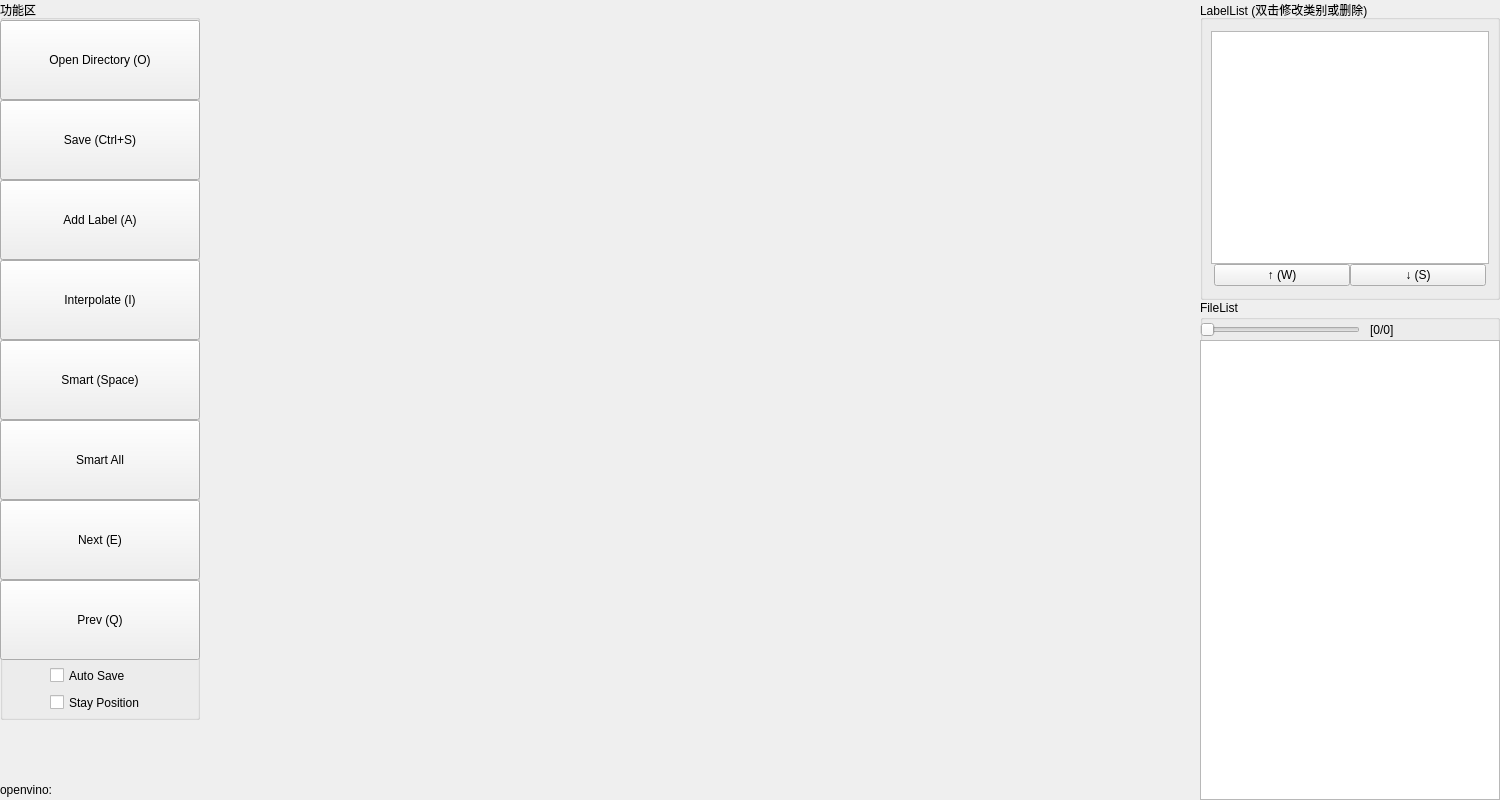
<?xml version="1.0" encoding="UTF-8"?>
<ui version="4.0">
 <class>MainWindow</class>
 <widget class="QMainWindow" name="MainWindow">
  <property name="geometry">
   <rect>
    <x>0</x>
    <y>0</y>
    <width>1500</width>
    <height>800</height>
   </rect>
  </property>
  <property name="minimumSize">
   <size>
    <width>1500</width>
    <height>800</height>
   </size>
  </property>
  <property name="maximumSize">
   <size>
    <width>1500</width>
    <height>800</height>
   </size>
  </property>
  <property name="windowTitle">
   <string>MainWindow</string>
  </property>
  <widget class="QWidget" name="centralWidget">
   <widget class="QGroupBox" name="groupBox">
    <property name="geometry">
     <rect>
      <x>0</x>
      <y>0</y>
      <width>200</width>
      <height>720</height>
     </rect>
    </property>
    <property name="title">
     <string>功能区</string>
    </property>
    <widget class="QPushButton" name="openDirectoryPushButton">
     <property name="geometry">
      <rect>
       <x>0</x>
       <y>20</y>
       <width>200</width>
       <height>80</height>
      </rect>
     </property>
     <property name="text">
      <string>Open Directory (O)</string>
     </property>
     <property name="icon">
      <iconset resource="resource.qrc">
       <normaloff>:/icon/resource/directory.png</normaloff>:/icon/resource/directory.png</iconset>
     </property>
     <property name="iconSize">
      <size>
       <width>32</width>
       <height>32</height>
      </size>
     </property>
     <property name="shortcut">
      <string>O</string>
     </property>
    </widget>
    <widget class="QPushButton" name="savePushButton">
     <property name="geometry">
      <rect>
       <x>0</x>
       <y>100</y>
       <width>200</width>
       <height>80</height>
      </rect>
     </property>
     <property name="text">
      <string>Save (Ctrl+S)</string>
     </property>
     <property name="icon">
      <iconset resource="resource.qrc">
       <normaloff>:/icon/resource/save.png</normaloff>:/icon/resource/save.png</iconset>
     </property>
     <property name="iconSize">
      <size>
       <width>32</width>
       <height>32</height>
      </size>
     </property>
     <property name="shortcut">
      <string>Ctrl+S</string>
     </property>
    </widget>
    <widget class="QPushButton" name="addLabelPushButton">
     <property name="geometry">
      <rect>
       <x>0</x>
       <y>180</y>
       <width>200</width>
       <height>80</height>
      </rect>
     </property>
     <property name="text">
      <string>Add Label (A)</string>
     </property>
     <property name="icon">
      <iconset resource="resource.qrc">
       <normaloff>:/icon/resource/add.png</normaloff>:/icon/resource/add.png</iconset>
     </property>
     <property name="iconSize">
      <size>
       <width>32</width>
       <height>32</height>
      </size>
     </property>
     <property name="shortcut">
      <string>A</string>
     </property>
    </widget>
    <widget class="QPushButton" name="interpolateButton">
     <property name="geometry">
      <rect>
       <x>0</x>
       <y>260</y>
       <width>200</width>
       <height>80</height>
      </rect>
     </property>
     <property name="text">
      <string>Interpolate (I)</string>
     </property>
     <property name="icon">
      <iconset resource="resource.qrc">
       <normaloff>:/icon/resource/auto-fix.png</normaloff>:/icon/resource/auto-fix.png</iconset>
     </property>
     <property name="iconSize">
      <size>
       <width>32</width>
       <height>32</height>
      </size>
     </property>
     <property name="shortcut">
      <string>I</string>
     </property>
    </widget>
    <widget class="QPushButton" name="smartPushButton">
     <property name="geometry">
      <rect>
       <x>0</x>
       <y>340</y>
       <width>200</width>
       <height>80</height>
      </rect>
     </property>
     <property name="text">
      <string>Smart (Space)</string>
     </property>
     <property name="icon">
      <iconset resource="resource.qrc">
       <normaloff>:/icon/resource/auto-fix.png</normaloff>:/icon/resource/auto-fix.png</iconset>
     </property>
     <property name="iconSize">
      <size>
       <width>32</width>
       <height>32</height>
      </size>
     </property>
     <property name="shortcut">
      <string>Space</string>
     </property>
    </widget>
    <widget class="QPushButton" name="smartAllPushButton">
     <property name="geometry">
      <rect>
       <x>0</x>
       <y>420</y>
       <width>200</width>
       <height>80</height>
      </rect>
     </property>
     <property name="text">
      <string>Smart All</string>
     </property>
     <property name="icon">
      <iconset resource="resource.qrc">
       <normaloff>:/icon/resource/auto-fix.png</normaloff>:/icon/resource/auto-fix.png</iconset>
     </property>
     <property name="iconSize">
      <size>
       <width>32</width>
       <height>32</height>
      </size>
     </property>
    </widget>
    <widget class="QPushButton" name="nextPushButton">
     <property name="geometry">
      <rect>
       <x>0</x>
       <y>500</y>
       <width>200</width>
       <height>80</height>
      </rect>
     </property>
     <property name="text">
      <string>Next (E)</string>
     </property>
     <property name="icon">
      <iconset resource="resource.qrc">
       <normaloff>:/icon/resource/right-arrow.png</normaloff>:/icon/resource/right-arrow.png</iconset>
     </property>
     <property name="iconSize">
      <size>
       <width>32</width>
       <height>32</height>
      </size>
     </property>
     <property name="shortcut">
      <string>E</string>
     </property>
    </widget>
    <widget class="QPushButton" name="prevPushButton">
     <property name="geometry">
      <rect>
       <x>0</x>
       <y>580</y>
       <width>200</width>
       <height>80</height>
      </rect>
     </property>
     <property name="text">
      <string>Prev (Q)</string>
     </property>
     <property name="icon">
      <iconset resource="resource.qrc">
       <normaloff>:/icon/resource/left-arrow.png</normaloff>:/icon/resource/left-arrow.png</iconset>
     </property>
     <property name="iconSize">
      <size>
       <width>32</width>
       <height>32</height>
      </size>
     </property>
     <property name="shortcut">
      <string>Q</string>
     </property>
    </widget>
    <widget class="QCheckBox" name="autoSaveCheckBox">
     <property name="geometry">
      <rect>
       <x>50</x>
       <y>663</y>
       <width>100</width>
       <height>25</height>
      </rect>
     </property>
     <property name="text">
      <string>Auto Save</string>
     </property>
    </widget>
    <widget class="QCheckBox" name="stayPositionCheckBox">
     <property name="geometry">
      <rect>
       <x>50</x>
       <y>690</y>
       <width>120</width>
       <height>25</height>
      </rect>
     </property>
     <property name="text">
      <string>Stay Position</string>
     </property>
    </widget>
   </widget>
   <widget class="QGroupBox" name="groupBox_2">
    <property name="geometry">
     <rect>
      <x>1200</x>
      <y>0</y>
      <width>300</width>
      <height>300</height>
     </rect>
    </property>
    <property name="title">
     <string>LabelList (双击修改类别或删除)</string>
    </property>
    <widget class="QWidget" name="verticalLayoutWidget">
     <property name="geometry">
      <rect>
       <x>0</x>
       <y>20</y>
       <width>300</width>
       <height>280</height>
      </rect>
     </property>
     <layout class="QVBoxLayout">
      <property name="spacing">
       <number>0</number>
      </property>
      <item>
       <widget class="QListWidget" name="labelListWidget"/>
      </item>
      <item>
       <layout class="QHBoxLayout" name="horizontalLayout">
        <property name="spacing">
         <number>0</number>
        </property>
        <property name="leftMargin">
         <number>3</number>
        </property>
        <property name="rightMargin">
         <number>3</number>
        </property>
        <property name="bottomMargin">
         <number>3</number>
        </property>
        <item>
         <widget class="QPushButton" name="upLabelButton">
          <property name="text">
           <string>↑ (W)</string>
          </property>
          <property name="shortcut">
           <string>W</string>
          </property>
         </widget>
        </item>
        <item>
         <widget class="QPushButton" name="downLabelButton">
          <property name="text">
           <string>↓ (S)</string>
          </property>
          <property name="shortcut">
           <string>S</string>
          </property>
         </widget>
        </item>
       </layout>
      </item>
     </layout>
    </widget>
   </widget>
   <widget class="QGroupBox" name="groupBox_3">
    <property name="geometry">
     <rect>
      <x>1200</x>
      <y>300</y>
      <width>300</width>
      <height>500</height>
     </rect>
    </property>
    <property name="title">
     <string>FileList</string>
    </property>
    <widget class="QListWidget" name="fileListWidget">
     <property name="geometry">
      <rect>
       <x>0</x>
       <y>40</y>
       <width>300</width>
       <height>460</height>
      </rect>
     </property>
    </widget>
    <widget class="QSlider" name="fileListHorizontalSlider">
     <property name="geometry">
      <rect>
       <x>0</x>
       <y>20</y>
       <width>160</width>
       <height>20</height>
      </rect>
     </property>
     <property name="orientation">
      <enum>Qt::Horizontal</enum>
     </property>
    </widget>
    <widget class="QLabel" name="fileListLabel">
     <property name="geometry">
      <rect>
       <x>170</x>
       <y>20</y>
       <width>130</width>
       <height>20</height>
      </rect>
     </property>
     <property name="text">
      <string>[0/0]</string>
     </property>
    </widget>
   </widget>
   <widget class="DrawOnPic" name="label">
    <property name="geometry">
     <rect>
      <x>200</x>
      <y>0</y>
      <width>1000</width>
      <height>800</height>
     </rect>
    </property>
    <property name="text">
     <string/>
    </property>
   </widget>
   <widget class="QLabel" name="labelOpenvino">
    <property name="geometry">
     <rect>
      <x>0</x>
      <y>780</y>
      <width>200</width>
      <height>20</height>
     </rect>
    </property>
    <property name="text">
     <string>openvino: </string>
    </property>
   </widget>
  </widget>
 </widget>
 <layoutdefault spacing="6" margin="11"/>
 <customwidgets>
  <customwidget>
   <class>DrawOnPic</class>
   <extends>QLabel</extends>
   <header>drawonpic.h</header>
  </customwidget>
 </customwidgets>
 <resources>
  <include location="resource.qrc"/>
 </resources>
 <connections/>
</ui>
